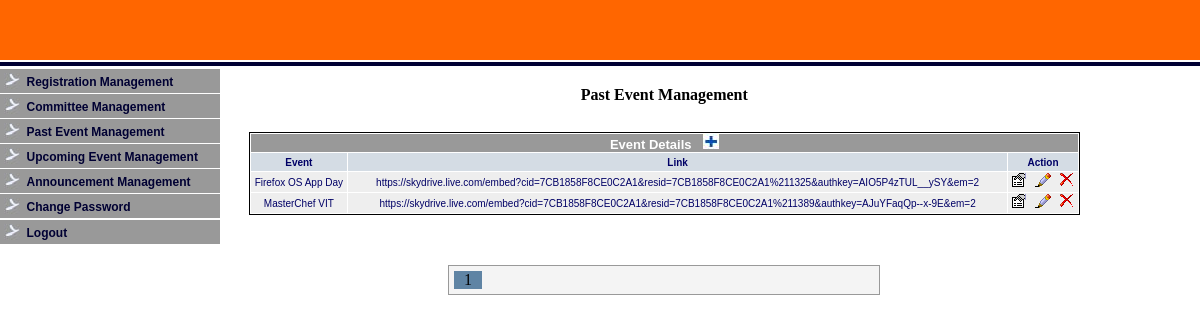
The app's page /admin/p_event_mgt.php with its own data.
### tables this page shows
CREATE TABLE IF NOT EXISTS `events_past` (
  `id` int(11) NOT NULL AUTO_INCREMENT,
  `name` varchar(200) NOT NULL,
  `link` text NOT NULL,
  `added_on` datetime NOT NULL,
  `added_by` varchar(100) NOT NULL,
  PRIMARY KEY (`id`)
);

### admin/p_event_mgt.php (the view, shortened to what this page needs)
<?php
include("../lib/connection.php");
$sql_event="SELECT * FROM `events_past` ORDER BY `id` ASC";
$rs_event= $mysqli->query($sql_event);
$num_rows=$rs_event->num_rows;
if(!empty($_GET['p']))
{
	$p=$_GET['p'];
	$link_page=$p;
}
else
{
		$p=1;
}
		$list=10;
		$num=(integer)($num_rows/$list);
		if(($num_rows%$list)!=0)
		{
			$num=$num+1;
		}
		$not_found=$list*($p-1);
		$no_list=11;
		$no_mid=intval($no_list/2);
		$first=$p-$no_mid;
		if($first<=0)
		{
			$first=1;
		}
		$last=$first+$no_list-1;
		if($last>$num)
		{
			$last=$num;
			$first=$last-$no_list+1;
			if($first<=0)
			{
				$first=1;
			}
		}
$sql_event.="  LIMIT $not_found,$list";
$resnew =$mysqli->query($sql_event);
if(!empty($_REQUEST['msg']))
{
	$msg = $_REQUEST['msg'];
}
else
{
	$msg = "";
}
?>
<html>
<head>
<link href="../styles/admin_style.css" rel="stylesheet" type="text/css">
</head>
<body style="margin:0px; padding:0px;">
<?php include("header.php");    ?>
<table align="left" border="0" cellpadding="0" cellspacing="0" width="90%"  >
		<tr>
		<td align="left" valign="top" width="20%">
					<?php include("left.php");    ?>
		</td>
		<td align="center" valign="top" width="68%">
					<table align="center" border="0" cellpadding="0" cellspacing="0" width="100%">
							<tr height="20"><td colspan="2"></td></tr>
							<tr>
							<td colspan="4" class="black" align="center"><b>Past Event Management</b></td>
							</tr>
							<tr height="10"><td colspan="2"></td></tr>
							<tr>
							<td align="center" width="15%">&nbsp;</td>
							<td colspan="2" class="mysty4" align="center" width="70%" style="color:#FF0000;">&nbsp;<?php echo $msg; ?></td>
							<td align="center" width="15%">&nbsp;</td>
							</tr>
					</table>
					<table class="tab_sty1" align="center" border="0" cellpadding="0" cellspacing="1" width="100%">
								<tr class="list" height="18">
								<td colspan="6" class="mysty2" align="center" bgcolor="#999999"><font color="#FFFFFF" size="2"><b>Event Details</b></font>&nbsp;&nbsp;&nbsp;&nbsp;<a href="add_event_p.php"><img src="../images/add.jpg" alt="" border="0" height="15" width="16"></a></td>
								</tr>
								<tr bgcolor="#D4DCE4" height="18">
                                <td class="mysty1" align="center" ><b>Event</b></td>
                                <td class="mysty1" align="center" ><b>Link</b></td>
                                <td class="mysty1"  align="center"><b>Action</b></td>
								</tr>
<?php
while($row_event= $resnew->fetch_assoc())
{
?>
<tr bgcolor="#eeeeee">
<td class="mysty1" align="center"><?php echo $row_event['name']; ?></td>
<td class="mysty1" align="center"><?php echo $row_event['link']; ?></td>
<td align="center" ><a href="p_event_view.php?id=<?php echo $row_event['id']; ?>" class="A3"  ><img src="../images/details.png" border="0"></a>&nbsp;&nbsp;<a href="p_event_edit.php?id=<?php echo $row_event['id']; ?>" class="A3"  ><img src="../images/edit.png" border="0"></a>&nbsp;&nbsp;<a href="p_event_delete.php?id=<?php echo $row_event['id']; ?>" class="A3" onClick="return(confirm('Do you really want to Delete?'))"  ><img src="../images/delete.png" border="0"></a></td>
</tr>
<?php
}
?>
								</table>
<p>&nbsp;</p>
<table align="center" border="0" cellpadding="0" cellspacing="0" width="52%">
               <tr>
                 <td class="paging">
				 <ul>
		<li style="width:300px">
			<ul>
						<?php
						for($i=$first;$i<=$last;$i++)
						{
							if($i==$p)
							{
							?>
								<li class="current"><a href="p_event_mgt.php?p=<?php echo $i; ?>')" class="current"><?php print $i; ?></a></li>
							<?php
							}
							?>
							<?php
						}
						?>
			</ul>
		</li>
				 </ul>
				 </td>
               </tr>
</table>
    	</td>
		</tr>
</table>
<p><img src="../images/white_px.jpg" border="0" height="10"></p>
</body>
</html>

### styles/admin_style.css (style rules this page uses)
.mysty1 { font-family:Verdana, Arial, Helvetica, sans-serif; font-size:10px; color:#006; }
.mysty2 { font-family:Verdana, Arial, Helvetica, sans-serif; font-size:10px; color:#FFFFFF; }
.mysty4 { font-family:Verdana, Arial, Helvetica, sans-serif; font-size:12px; font-weight:bold; color:#000000; }
.tab_sty1 { border-left:1px solid #000000; border-right:1px solid #000000; border-top:1px solid #000000; border-bottom:1px solid #000000; }
.paging { background:#f4f4f4; border:#999999 1px solid; height:30px }
.paging ul { margin:0; padding:0; list-style:none; float:left; }
.paging ul li { margin:0; padding:0 5px 0 5px;; list-style:none; float:left; }
.paging ul li a { margin:0; padding:0 5px 0 5px;; list-style:none; float:left; }
.current { margin:0; padding:0 5px 0 5px;; list-style:none; float:left; background-color:#5f84a4; text-decoration:none; }
a.current { margin:0; padding:0 5px 0 5px;; list-style:none; float:left; background-color:#5f84a4; text-decoration:none; color:#000000; }

### records on screen
events_past: name "Firefox OS App Day", link "https://skydrive.live.com/embed?cid=7CB1858F8CE0C2A1&resid=7CB1858F8CE0C2A1%211325&authkey=AIO5P4zTUL__ySY&em=2"
events_past: name "MasterChef VIT", link "https://skydrive.live.com/embed?cid=7CB1858F8CE0C2A1&resid=7CB1858F8CE0C2A1%211389&authkey=AJuYFaqQp--x-9E&em=2"
